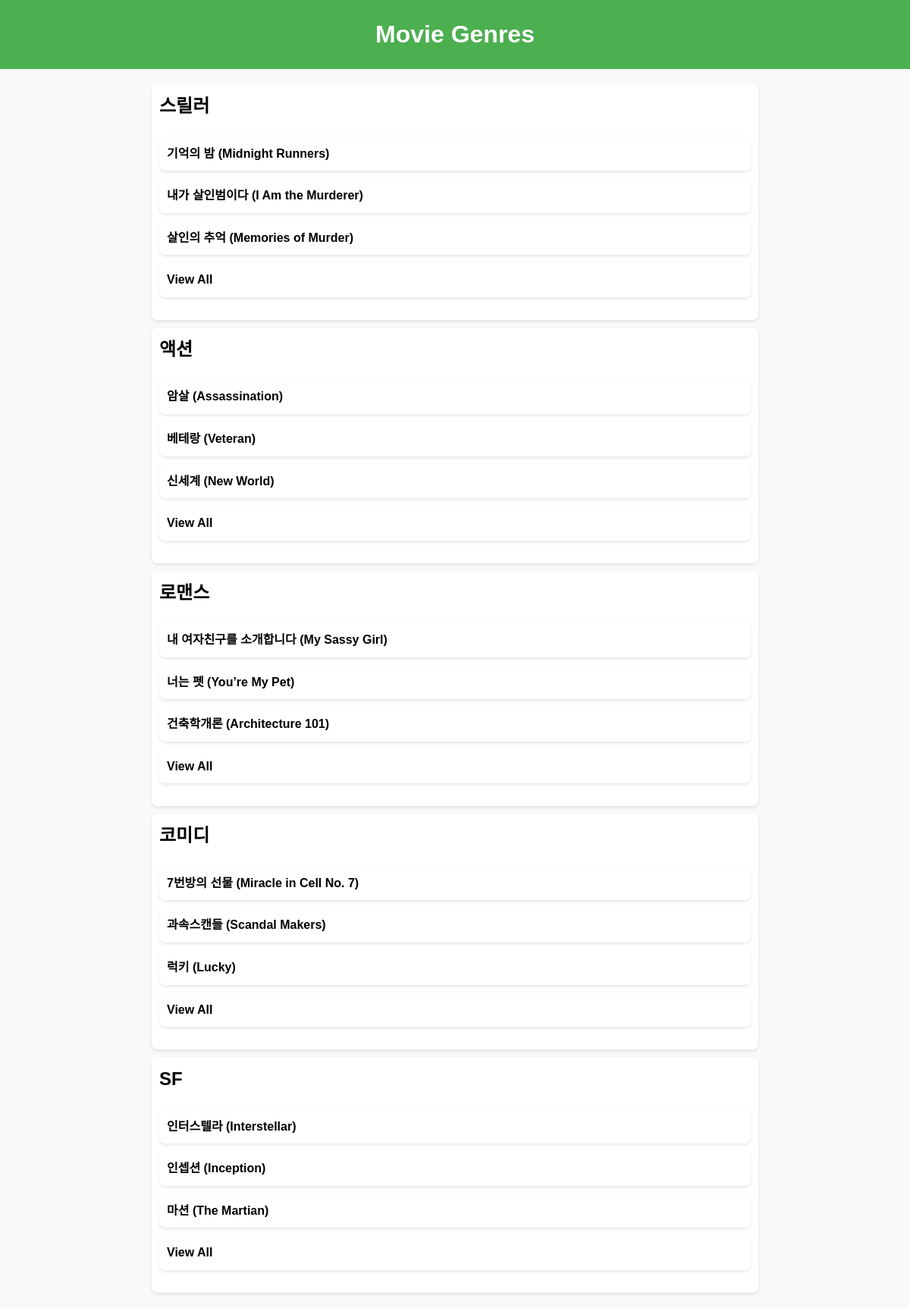
The page /genre_all/ on the database its author committed.
### tables this page shows
CREATE TABLE movie (
    GPA REAL,
    Year INTEGER,
    Genre TEXT,
    Name TEXT PRIMARY KEY,
    Plot TEXT,
    URL TEXT
);

### movie_recommend.py (the view)
@app.route('/genre_all/')
def showgenre_all():
    conn = sqlite3.connect('movie_recommend.db')
    cursor = conn.cursor()
    cursor.execute("SELECT DISTINCT Genre FROM movie")
    genres = [{'Genre': row[0]} for row in cursor.fetchall()]
    genre_movies = {}
    for genre in genres:
        cursor.execute("SELECT Name FROM movie WHERE Genre = ? LIMIT 3", (genre['Genre'],))
        genre_movies[genre['Genre']] = [{'Name': row[0]} for row in cursor.fetchall()]
    conn.close()
    return render_template('genre_all.html', genres=genres, genre_movies=genre_movies)

### templates/genre_all.html (shortened to what this page needs)
<!DOCTYPE html>
<html lang="en">
<head>
</head>
<body>
    <h1>Movie Genres</h1>
    <ul>
        {% for genre in genres %}
        <li>
            <h2>{{ genre['Genre'] }}</h2>
            <ul>
                {% for movie in genre_movies[genre['Genre']] %}
                <li>
                    <a href="{{ url_for('movie', movie_name=movie['Name']) }}">{{ movie['Name'] }}</a>
                </li>
                {% endfor %}
                <li><a href="{{ url_for('genre', genre_name=genre['Genre']) }}">View All</a></li>
            </ul>
        </li>
        {% endfor %}
    </ul>
</body>
</html>

### templates/genre_all.html (style rules this page uses)
body { font-family: Arial, sans-serif; line-height: 1.6; margin: 0; padding: 0; background-color: #f9f9f9; color: #000; }
h1 { text-align: center; padding: 20px; background-color: #4CAF50; color: #fff; margin: 0; }
ul { list-style: none; padding: 0; margin: 20px auto; max-width: 800px; }
li { background-color: #fff; margin: 10px 0; padding: 10px; border-radius: 8px; box-shadow: 0 2px 4px rgba(0, 0, 0, 0.1); color: #000; }
li h2 { margin: 0; color: #000; }
a { text-decoration: none; color: #000; font-weight: bold; }

### rows shown on the page
movie: Name "기억의 밤 (Midnight Runners)"
movie: Name "내가 살인범이다 (I Am the Murderer)"
movie: Name "살인의 추억 (Memories of Murder)"
movie: Name "암살 (Assassination)"
movie: Name "베테랑 (Veteran)"
movie: Name "신세계 (New World)"
movie: Name "내 여자친구를 소개합니다 (My Sassy Girl)"
movie: Name "너는 펫 (You’re My Pet)"
movie: Name "건축학개론 (Architecture 101)"
movie: Name "7번방의 선물 (Miracle in Cell No. 7)"
movie: Name "과속스캔들 (Scandal Makers)"
movie: Name "럭키 (Lucky)"
movie: Name "인터스텔라 (Interstellar)"
movie: Name "인셉션 (Inception)"
movie: Name "마션 (The Martian)"

### other values the page prints
{{ genre['Genre'] }} "스릴러" "액션" "로맨스" "코미디" "SF"
